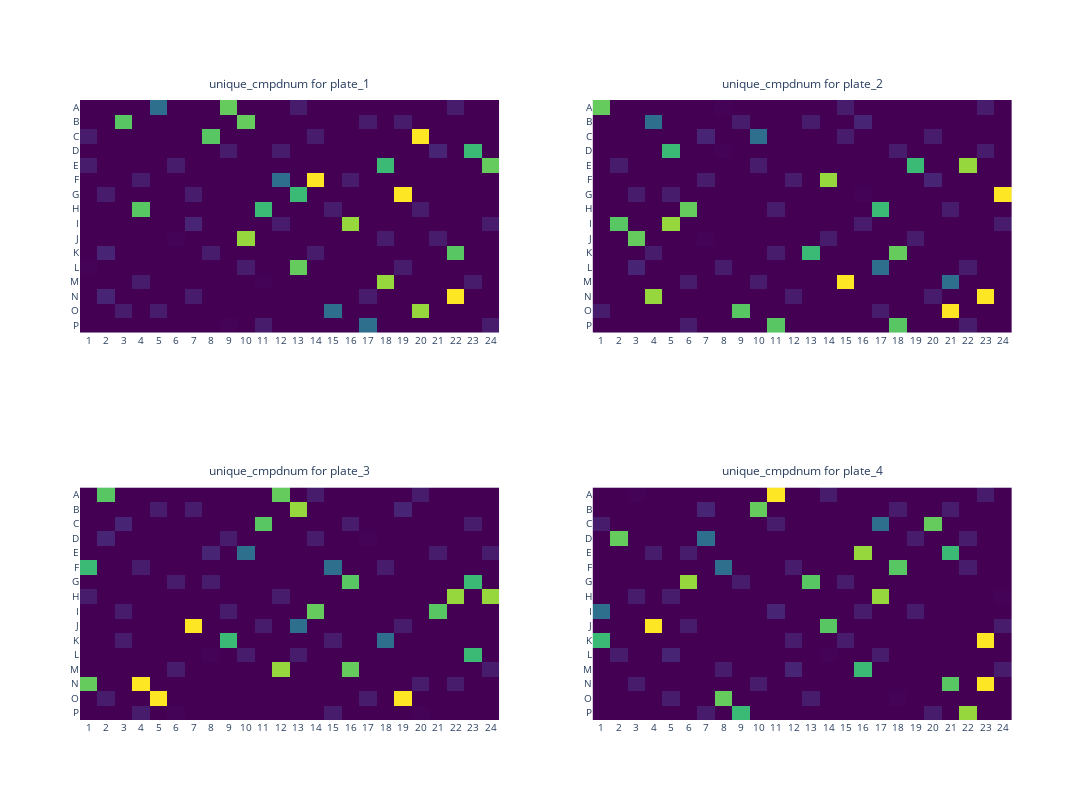

This figure's notebook cell:
### Code cell
csv_path = "/home/jovyan/jonne/plaid/OASIS_PLAID_LAYOUTS/OASIS_JUMP-Target2_ECP/output/OASIS_JUMP-Target2_ECP_PLAID.csv"
df_plaid = pl.read_csv(csv_path)

unique_cmpd_mapping = (df_plaid.select("cmpdname").unique().with_row_index(name="unique_cmpdnum"))
df_plaid = df_plaid.join(unique_cmpd_mapping, on="cmpdname")

plate_heatmap(
    df=df_plaid,  
    #plate_names=["plate_1", "plate_2", "plate_3", "plate_4"],  
    highlight_compounds=["DMSO", "ctrl1", "ctrl2", "ctrl3", "ctrl4", "ctrl5", "ctrl6", "ctrl7", "ctrl8"],
    subplot_num_columns=2,  
    plot_size=400,  
    measurement="unique_cmpdnum", 
    plate_well_columns={
        "plates": "plateID",  
        "wells": "well",    
    },
    output_folder="platemaps",
    output_filename="OASIS_JUMP-Target2_ECP_PLAID.pdf",
    export_as_pdf=True  
)

### Figure 1 — Plotly figure (JSON) as saved in the notebook; plotly's stock layout.template omitted (floating-point values rounded to 4 significant figures; data arrays with more than 128 entries replaced by an {"elided": "..."} marker saying what was removed)
{"data": [{"colorscale": [[0, "#440154"], [0.1111, "#482878"], [0.2222, "#3e4989"], [0.3333, "#31688e"], [0.4444, "#26828e"], [0.5556, "#1f9e89"], [0.6667, "#35b779"], [0.7778, "#6ece58"], [0.8889, "#b5de2b"], [1, "#fde725"]], "hoverinfo": "text", "hovertext": {"elided": "16x24 str values"}, "reversescale": false, "showscale": false, "type": "heatmap", "x": ["1", "2", "3", "4", "5", "6", "7", "8", "9", "10", "11", "12", "13", "14", "15", "16", "17", "18", "19", "20", "21", "22", "23", "24"], "xaxis": "x", "y": ["A", "B", "C", "D", "E", "F", "G", "H", "I", "J", "K", "L", "M", "N", "O", "P"], "yaxis": "y", "z": {"elided": "16x24 int values"}}, {"colorscale": [[0, "#440154"], [0.1111, "#482878"], [0.2222, "#3e4989"], [0.3333, "#31688e"], [0.4444, "#26828e"], [0.5556, "#1f9e89"], [0.6667, "#35b779"], [0.7778, "#6ece58"], [0.8889, "#b5de2b"], [1, "#fde725"]], "hoverinfo": "text", "hovertext": {"elided": "16x24 str values"}, "reversescale": false, "showscale": false, "type": "heatmap", "x": ["1", "2", "3", "4", "5", "6", "7", "8", "9", "10", "11", "12", "13", "14", "15", "16", "17", "18", "19", "20", "21", "22", "23", "24"], "xaxis": "x2", "y": ["A", "B", "C", "D", "E", "F", "G", "H", "I", "J", "K", "L", "M", "N", "O", "P"], "yaxis": "y2", "z": {"elided": "16x24 int values"}}, {"colorscale": [[0, "#440154"], [0.1111, "#482878"], [0.2222, "#3e4989"], [0.3333, "#31688e"], [0.4444, "#26828e"], [0.5556, "#1f9e89"], [0.6667, "#35b779"], [0.7778, "#6ece58"], [0.8889, "#b5de2b"], [1, "#fde725"]], "hoverinfo": "text", "hovertext": {"elided": "16x24 str values"}, "reversescale": false, "showscale": false, "type": "heatmap", "x": ["1", "2", "3", "4", "5", "6", "7", "8", "9", "10", "11", "12", "13", "14", "15", "16", "17", "18", "19", "20", "21", "22", "23", "24"], "xaxis": "x3", "y": ["A", "B", "C", "D", "E", "F", "G", "H", "I", "J", "K", "L", "M", "N", "O", "P"], "yaxis": "y3", "z": {"elided": "16x24 int values"}}, {"colorscale": [[0, "#440154"], [0.1111, "#482878"], [0.2222, "#3e4989"], [0.3333, "#31688e"], [0.4444, "#26828e"], [0.5556, "#1f9e89"], [0.6667, "#35b779"], [0.7778, "#6ece58"], [0.8889, "#b5de2b"], [1, "#fde725"]], "hoverinfo": "text", "hovertext": {"elided": "16x24 str values"}, "reversescale": false, "showscale": false, "type": "heatmap", "x": ["1", "2", "3", "4", "5", "6", "7", "8", "9", "10", "11", "12", "13", "14", "15", "16", "17", "18", "19", "20", "21", "22", "23", "24"], "xaxis": "x4", "y": ["A", "B", "C", "D", "E", "F", "G", "H", "I", "J", "K", "L", "M", "N", "O", "P"], "yaxis": "y4", "z": {"elided": "16x24 int values"}}], "layout": {"annotations": [{"font": {"size": 12}, "showarrow": false, "text": "unique_cmpdnum for plate_1", "x": 0.225, "xanchor": "center", "xref": "paper", "y": 1.01, "yanchor": "bottom", "yref": "paper"}, {"font": {"size": 12}, "showarrow": false, "text": "unique_cmpdnum for plate_2", "x": 0.775, "xanchor": "center", "xref": "paper", "y": 1.01, "yanchor": "bottom", "yref": "paper"}, {"font": {"size": 12}, "showarrow": false, "text": "unique_cmpdnum for plate_3", "x": 0.225, "xanchor": "center", "xref": "paper", "y": 0.385, "yanchor": "bottom", "yref": "paper"}, {"font": {"size": 12}, "showarrow": false, "text": "unique_cmpdnum for plate_4", "x": 0.775, "xanchor": "center", "xref": "paper", "y": 0.385, "yanchor": "bottom", "yref": "paper"}], "height": 800, "width": 1140, "xaxis": {"anchor": "y", "autorange": true, "domain": [0, 0.45], "nticks": 48, "range": [-0.5, 23.5], "side": "bottom", "tickfont": {"size": 10}, "type": "category"}, "xaxis2": {"anchor": "y2", "autorange": true, "domain": [0.55, 1], "nticks": 48, "range": [-0.5, 23.5], "side": "bottom", "tickfont": {"size": 10}, "type": "category"}, "xaxis3": {"anchor": "y3", "autorange": true, "domain": [0, 0.45], "nticks": 48, "range": [-0.5, 23.5], "side": "bottom", "tickfont": {"size": 10}, "type": "category"}, "xaxis4": {"anchor": "y4", "autorange": true, "domain": [0.55, 1], "nticks": 48, "range": [-0.5, 23.5], "side": "bottom", "tickfont": {"size": 10}, "type": "category"}, "yaxis": {"anchor": "x", "autorange": true, "domain": [0.625, 1], "range": [15.5, -0.5], "tickfont": {"size": 10}, "type": "category"}, "yaxis2": {"anchor": "x2", "autorange": true, "domain": [0.625, 1], "range": [15.5, -0.5], "tickfont": {"size": 10}, "type": "category"}, "yaxis3": {"anchor": "x3", "autorange": true, "domain": [0, 0.375], "range": [15.5, -0.5], "tickfont": {"size": 10}, "type": "category"}, "yaxis4": {"anchor": "x4", "autorange": true, "domain": [0, 0.375], "range": [15.5, -0.5], "tickfont": {"size": 10}, "type": "category"}}}
